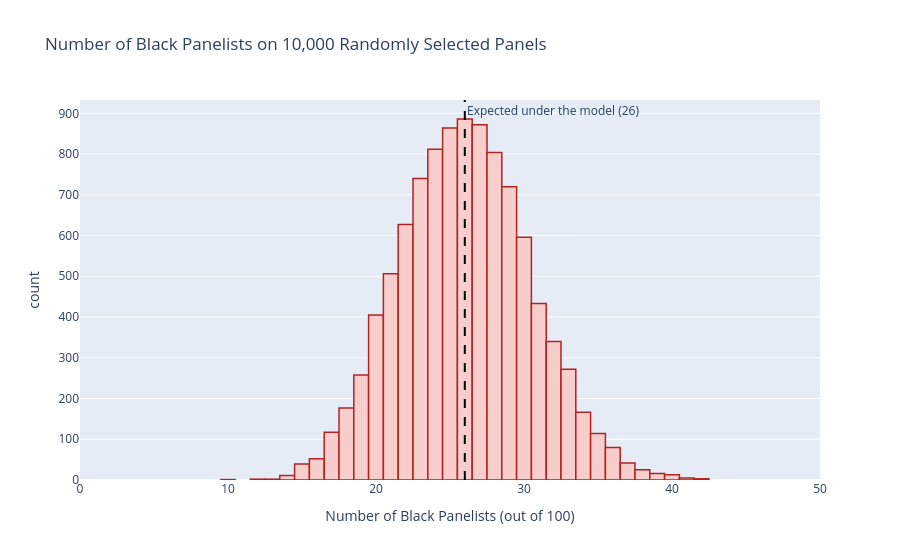

The notebook cell this image was saved under:
### Code cell
# Visualize the simulated counts
fig = px.histogram(simulated_counts,
                   title = "Number of Black Panelists on 10,000 Randomly Selected Panels",
                   labels = {"value":"Number of Black Panelists (out of 100)"},
                   range_x = [0, 50],
                   height = 550)

fig.update_traces(showlegend = False,
                  marker_color = "#F8CECC",
                  marker_line_color = "firebrick",
                  marker_line_width = 1.5)

fig.add_vline(x = 26,
              line_width = 2,
              line_dash = "dash",
              line_color = "black",
              annotation_text = "Expected under the model (26)",
              annotation_position = "top right")

### Figure 1 — Plotly figure (JSON) as saved in the notebook; plotly's stock layout.template omitted (floating-point values rounded to 4 significant figures; data arrays with more than 128 entries replaced by an {"elided": "..."} marker saying what was removed)
{"data": [{"alignmentgroup": "True", "bingroup": "x", "hovertemplate": "variable=0<br>Number of Black Panelists (out of 100)=%{x}<br>count=%{y}<extra></extra>", "legendgroup": "0", "marker": {"color": "#F8CECC", "line": {"color": "firebrick", "width": 1.5}, "pattern": {"shape": ""}}, "name": "0", "offsetgroup": "0", "orientation": "v", "showlegend": false, "type": "histogram", "x": {"elided": "10000 int values"}, "xaxis": "x", "yaxis": "y"}], "layout": {"annotations": [{"showarrow": false, "text": "Expected under the model (26)", "x": 26, "xanchor": "left", "xref": "x", "y": 1, "yanchor": "top", "yref": "y domain"}], "autosize": true, "barmode": "relative", "legend": {"title": {"text": "variable"}, "tracegroupgap": 0}, "shapes": [{"line": {"color": "black", "dash": "dash", "width": 2}, "type": "line", "x0": 26, "x1": 26, "xref": "x", "y0": 0, "y1": 1, "yref": "y domain"}], "title": {"text": "Number of Black Panelists on 10,000 Randomly Selected Panels"}, "xaxis": {"anchor": "y", "domain": [0, 1], "range": [0, 50], "title": {"text": "Number of Black Panelists (out of 100)"}, "type": "linear"}, "yaxis": {"anchor": "x", "autorange": true, "domain": [0, 1], "range": [0, 932.6], "title": {"text": "count"}}}}
